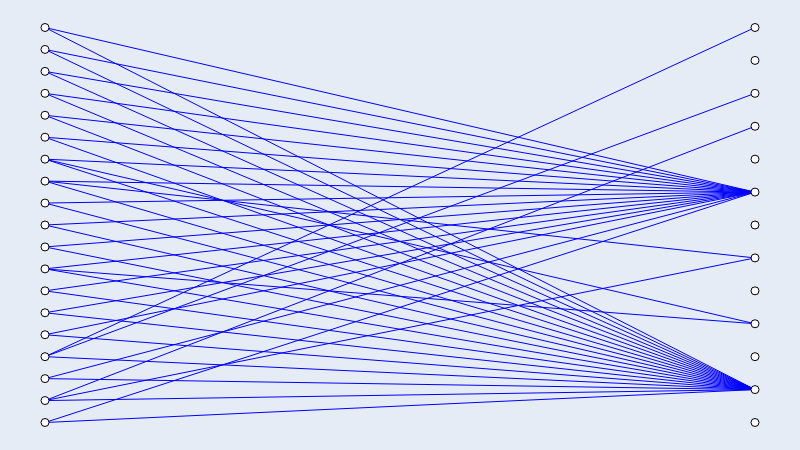

Notebook code cell kept with this figure:
### Code cell
B.draw()

### Figure 1 — Plotly figure (JSON) as saved in the notebook; plotly's stock layout.template omitted (floating-point values rounded to 4 significant figures; data arrays with more than 128 entries replaced by an {"elided": "..."} marker saying what was removed)
{"data": [{"hoverinfo": "none", "line": {"color": "rgb(0, 0, 255)", "dash": "solid", "width": 1}, "mode": "lines", "type": "scatter", "x": {"elided": "129 int values"}, "y": {"elided": "129 float values"}}, {"hoverinfo": "text", "marker": {"color": "rgb(255, 255, 255)", "line": {"color": "rgb(0, 0, 0)", "width": 1}, "size": 8, "symbol": "circle"}, "mode": "markers", "text": ["Pauvre Pierrot", "Blacksmith Scene", "L'arroseur arrosé", "The Clown Barber", "La voltige", "L'arroseur", "Bataille de neige", "A Hard Wash", "The Soldier's Courtship", "Les tribulations d'un concierge", "Une nuit terrible", "Au réfectoire", "L'auberge ensorcelée", "Les cambrioleurs", "Chez le magnétiseur", "En classe", "Le cocher de fiacre endormi", "Dans les coulisses", "L'hôtel empoisonné", "Documentary", "Short", "Animation", "Comedy", "Romance", "Sport", "Action", "News", "Drama", "Fantasy", "Horror", "Biography", "Music"], "textfont": {"color": "rgb(0, 0, 0)"}, "textposition": "middle center", "type": "scatter", "x": [0, 0, 0, 0, 0, 0, 0, 0, 0, 0, 0, 0, 0, 0, 0, 0, 0, 0, 0, 1, 1, 1, 1, 1, 1, 1, 1, 1, 1, 1, 1, 1], "y": [0.1667, 0.9444, 0.8889, 0.7222, 0.6111, 0.8333, 0.05556, 0, 0.3333, 0.1111, 0.3889, 0.2222, 0.6667, 1, 0.4444, 0.2778, 0.7778, 0.5, 0.5556, 0.4167, 0.5833, 1, 0.08333, 0.8333, 0.6667, 0.75, 0, 0.1667, 0.5, 0.25, 0.9167, 0.3333]}, {"hoverinfo": "none", "mode": "text", "text": [null, null, null, null, null, null, null, null, null, null, null, null, null, null, null, null, null, null, null, null, null, null, null, null, null, null, null, null, null, null, null, null, null, null, null, null, null, null, null, null, null, null, null], "textfont": {"color": "rgb(0, 0, 0)"}, "textposition": "middle center", "type": "scatter", "x": [0.494, 0.5007, 0.4951, 0.5061, 0.5028, 0.5058, 0.5024, 0.5047, 0.5011, 0.504, 0.5015, 0.5002, 0.5055, 0.5019, 0.4949, 0.4998, 0.4972, 0.4993, 0.4956, 0.5019, 0.4981, 0.5002, 0.4964, 0.5024, 0.5011, 0.4985, 0.5011, 0.4972, 0.5044, 0.5032, 0.5007, 0.5064, 0.5032, 0.5028, 0.4989, 0.5015, 0.4976, 0.5051, 0.5015, 0.5032, 0.4993, 0.5036, 0.4998], "y": [0.6072, 0.1512, 0.5247, 0.5376, 0.7896, 0.5101, 0.762, 0.4276, 0.6789, 0.3724, 0.54, 0.6235, 0.4826, 0.7343, 0.4273, 0.09569, 0.2619, 0.06789, 0.3167, 0.2343, 0.4843, 0.1235, 0.3726, 0.262, 0.3456, 0.5122, 0.1789, 0.4285, 0.4, 0.4839, 0.6512, 0.5651, 0.8173, 0.2896, 0.5401, 0.2067, 0.4564, 0.4551, 0.7067, 0.3173, 0.5679, 0.3449, 0.5957]}, {"hoverinfo": "none", "marker": {"color": "rgba(255, 255, 255, 0.0)", "line": {"color": "rgba(255, 255, 255, 0.0)", "width": 0}, "size": 0, "symbol": "circle"}, "mode": "markers", "type": "scatter", "x": [0.5, 0, 1, 0.5], "y": [0, 0.5, 0.5, 1]}], "layout": {"height": 450, "margin": {"b": 0, "l": 0, "r": 0, "t": 0}, "showlegend": false, "width": 800, "xaxis": {"showgrid": false, "showticklabels": false, "zeroline": false}, "yaxis": {"showgrid": false, "showticklabels": false, "zeroline": false}}}
